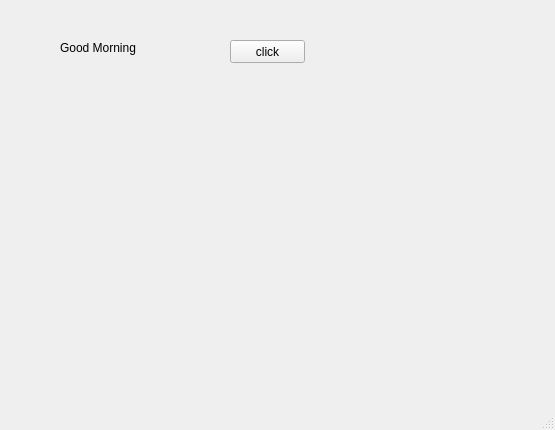
<?xml version="1.0" encoding="UTF-8"?>
<ui version="4.0">
 <class>MainWindow</class>
 <widget class="QMainWindow" name="MainWindow">
  <property name="geometry">
   <rect>
    <x>0</x>
    <y>0</y>
    <width>555</width>
    <height>430</height>
   </rect>
  </property>
  <property name="windowTitle">
   <string>MainWindow</string>
  </property>
  <widget class="QWidget" name="centralwidget">
   <widget class="QLabel" name="lbl">
    <property name="geometry">
     <rect>
      <x>60</x>
      <y>40</y>
      <width>81</width>
      <height>16</height>
     </rect>
    </property>
    <property name="text">
     <string>Good Morning</string>
    </property>
   </widget>
   <widget class="QPushButton" name="pb">
    <property name="geometry">
     <rect>
      <x>230</x>
      <y>40</y>
      <width>75</width>
      <height>23</height>
     </rect>
    </property>
    <property name="text">
     <string>click</string>
    </property>
   </widget>
  </widget>
  <widget class="QMenuBar" name="menubar">
   <property name="geometry">
    <rect>
     <x>0</x>
     <y>0</y>
     <width>555</width>
     <height>21</height>
    </rect>
   </property>
  </widget>
  <widget class="QStatusBar" name="statusbar"/>
 </widget>
 <resources/>
 <connections/>
</ui>
